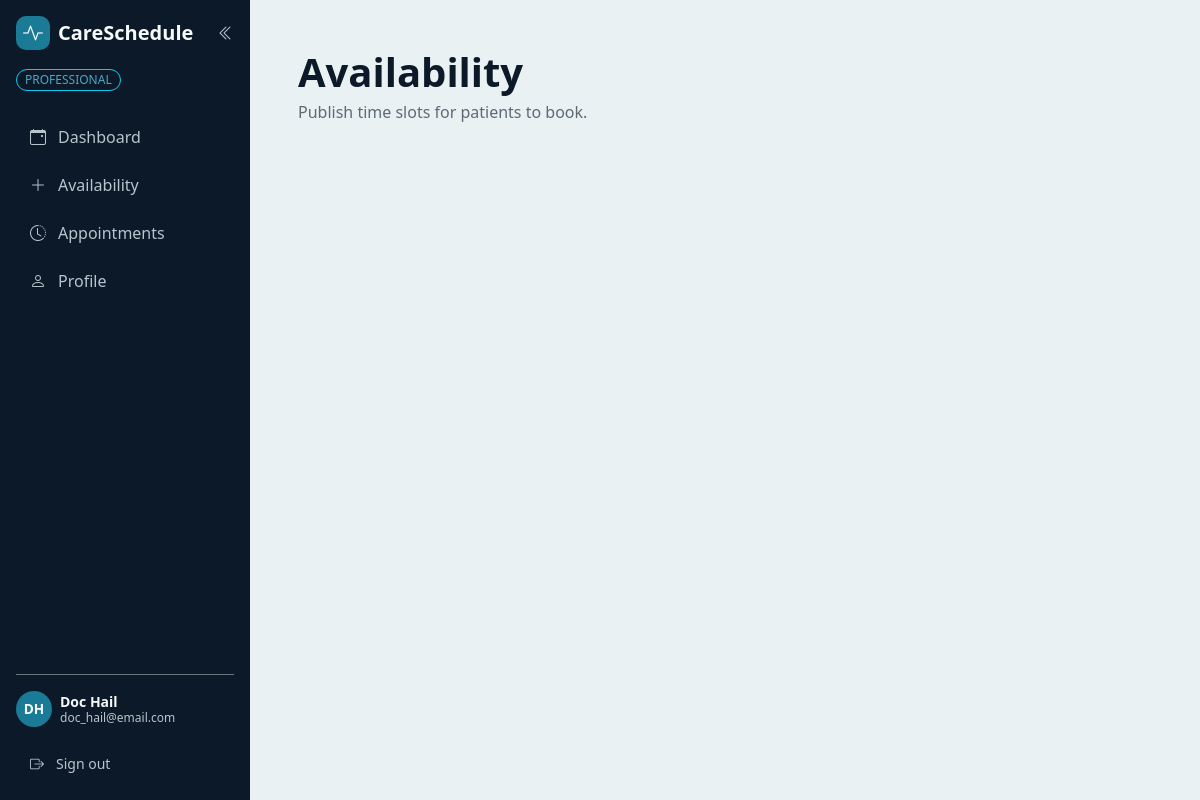
The page /professional/availability (signed in) on the database as committed earlier.
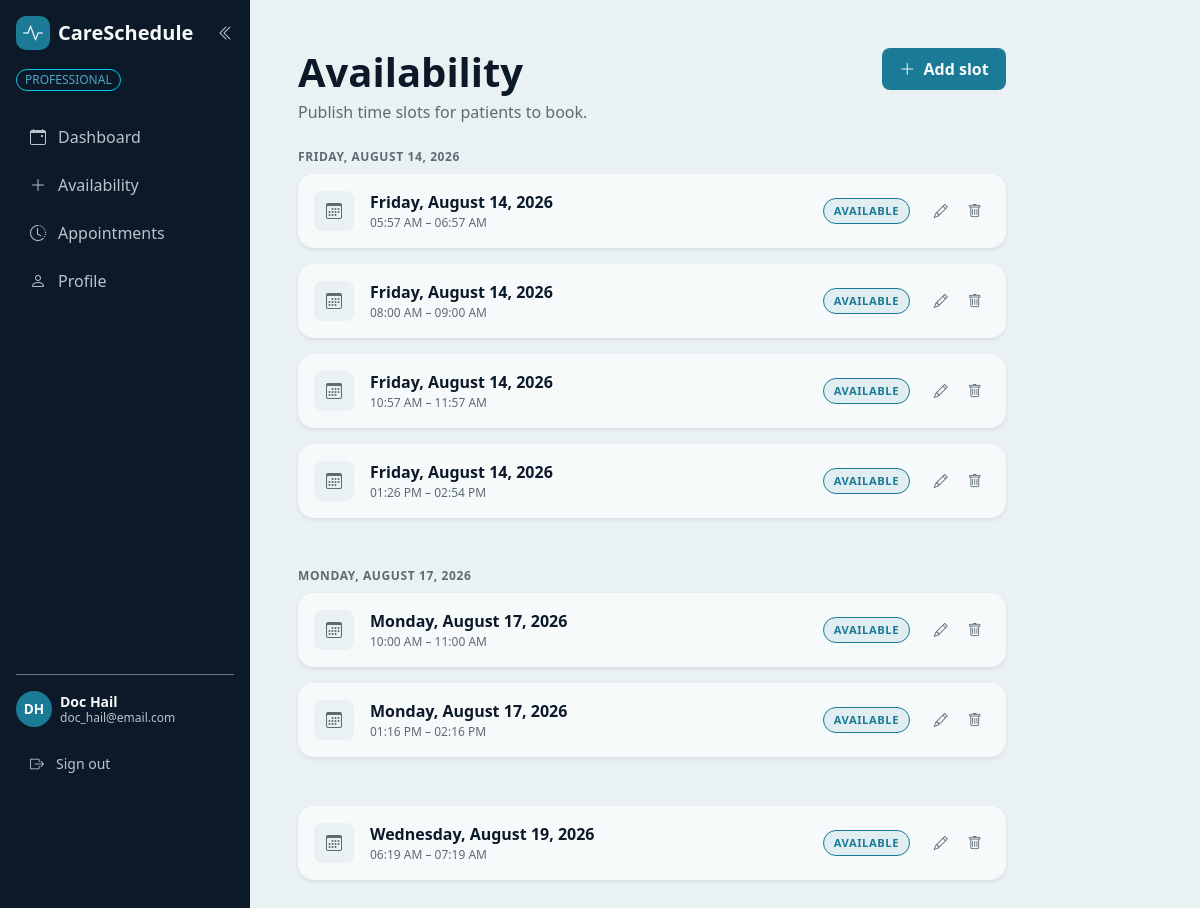
The same page on the database as committed later.
### bp_app/models.py (models this page shows, shortened)
class Professional(UserMixin, db.Model):
    __tablename__ = "professional"
    id = db.Column(db.Integer, primary_key = True)
    email = db.Column(db.String(255), nullable = False, unique = True)
    username = db.Column(db.String(255), nullable = False, unique= True)
    password_hash = db.Column(db.String(255), nullable = False)
    firstname = db.Column(db.String(150), nullable = True)
    lastname = db.Column(db.String(150), nullable = True)
    specialty = db.Column(db.String(150), nullable = True)
    biography = db.Column(db.Text)
    availabilities = db.relationship(
        "Availability",
        back_populates = "professional"
    )

class Availability(db.Model):
    __tablename__ = "availability"
    id = db.Column(db.Integer, primary_key = True)
    start_time = db.Column(db.DateTime, nullable = False)
    end_time = db.Column(db.DateTime, nullable = False)
    @property
    def day(self):
        return self.start_time.date()
    is_booked = db.Column(db.Boolean, nullable = False, default = False)
    professional_id = db.Column(
        db.Integer,
        db.ForeignKey("professional.id"),
        nullable = False
    )
    professional = db.relationship(
        "Professional",
        back_populates = "availabilities"
    )
    appointment = db.relationship("Appointment", back_populates="availability", uselist=False)

### bp_app/professional_routes.py (the view)
@professional.route("/professional/availability")
@login_required
def manage_availability():
    if not isinstance(current_user, Professional):
        flash("This page is for professionals only.", "error")
        return redirect(url_for('main.home'))
    slots = (
        Availability.query
        .filter_by(professional_id=current_user.id)
        .order_by(Availability.start_time)
        .all()
    )
    return render_template("professional/manage_availability.html", slots=slots)

### bp_app/app.py (called while the page is built)
@login_manager.user_loader
def load_user(user_id):
    try:
        user_type, record_id = user_id.split(":", 1)
        model = {"Patient": Patient, "Professional": Professional}.get(user_type)
        return db.session.get(model, int(record_id)) if model else None
    except (AttributeError, TypeError, ValueError):
        return None

### bp_app/templates/professional/manage_availability.html (shortened to what this page needs)
{% extends "components/dashboard_base.html" %}
{% block dashboard_content %}
    <div class="row">
        <div class="col-12 col-lg-10 col-xxl-8">
            <div class="d-flex flex-wrap justify-content-between align-items-start gap-3 mb-4">
                <div>
                    <h1 class="display-6 fw-bold text-app-navy mb-1">Availability</h1>
                    <p class="text-app-muted mb-0">Publish time slots for patients to book.</p>
                </div>
                {% if slots %}
                    <button type="button"
                            class="btn bg-app-teal text-app-offwhite fw-bold px-3 py-2 rounded-3"
                            data-bs-toggle="modal" data-bs-target="#addSlotModal">
                        <i class="bi bi-plus-lg me-1"></i> Add slot
                    </button>
                {% endif %}
            </div>
            {% for date, day_slots in slots|groupby("day") %}
                {% if not loop.first %}
                    <hr class="border-app-border my-4">
                {% endif %}
                {% if day_slots|length > 1 %}
                    <div class="eyebrow text-app-muted mt-4 mb-2">
                        {{ date.strftime("%A, %B %d, %Y") }}
                    </div>
                {% endif %}
                {% for slot in day_slots %}
                    <div class="card border-0 shadow-sm rounded-4 bg-app-card p-3 mb-3">
                        <div class="d-flex align-items-center gap-3">
                            <div class="slot-icon rounded-3 d-flex align-items-center justify-content-center flex-shrink-0">
                                <i class="bi bi-calendar3 text-app-muted"></i>
                            </div>
                            <div class="flex-grow-1 min-w-0">
                                <div class="fw-bold text-app-navy">
                                    {{ slot.start_time.strftime("%A, %B %d, %Y") }}
                                </div>
                                <div class="text-app-muted text-xs">
                                    {{ slot.start_time.strftime("%I:%M %p") }} &ndash;
                                    {{ slot.end_time.strftime("%I:%M %p") }}
                                </div>
                            </div>
                            {% if slot.appointment %}
                                <span class="badge-slot badge-booked">Booked</span>
                            {% else %}
                                <span class="badge-slot badge-available">Available</span>
                            {% endif %}
                            <div class="d-flex align-items-center gap-1 flex-shrink-0">
                                {% if slot.appointment %}
                                    <button class="btn btn-sm border-0 text-app-muted" disabled
                                            title="Booked slots can't be changed">
                                        <i class="bi bi-trash"></i>
                                    </button>
                                {% else %}
                                    <a href="{{ url_for('professional.edit_availability', slot_id=slot.id) }}"
                                       class="btn btn-sm border-0 text-app-muted" title="Edit slot">
                                        <i class="bi bi-pencil"></i>
                                    </a>
                                    <form method="POST"
                                          action="{{ url_for('professional.delete_availability', slot_id=slot.id) }}"
                                          class="d-inline"
                                          onsubmit="return confirm('Delete this availability slot?');">
                                        <button type="submit" class="btn btn-sm border-0 text-app-muted"
                                                title="Delete slot">
                                            <i class="bi bi-trash"></i>
                                        </button>
                                    </form>
                                {% endif %}
                            </div>
                        </div>
                    </div>
                {% endfor %}
            {% endfor %}
        </div>
    </div>
{% endblock %}

### bp_app/templates/components/dashboard_base.html (shortened to what this page needs)
{% extends "base.html" %}
{% block styles %}
    <link rel="stylesheet" href="{{ url_for('static', filename='css/pages/dashboard.css') }}">
{% endblock %}
{% block content %}
    <div class="dashboard-layout" id="dashboardLayout">
        {% include "components/sidebar.html" %}
        <div class="dashboard-main bg-app-page p-4 p-md-5">
            {% block dashboard_content %}{% endblock %}
        </div>
    </div>
{% endblock %}

### bp_app/templates/base.html (shortened to what this page needs)
<!DOCTYPE html>
<html lang="en">
<head>
    <link href="https://cdn.jsdelivr.net/npm/bootstrap@5.3.8/dist/css/bootstrap.min.css" rel="stylesheet"
>
    <link rel="stylesheet" href="{{ url_for('static', filename='styles.css') }}">
    <link rel="stylesheet"
          href="https://cdn.jsdelivr.net/npm/bootstrap-icons@1.13.1/font/bootstrap-icons.min.css">
    {% block styles %}{% endblock %}
</head>
<body>
<main>
    {% block content %}
    {% endblock %}
</main>
</body>
</html>

### bp_app/templates/components/sidebar.html (shortened to what this page needs)
<div class="offcanvas-lg offcanvas-start bg-app-navy dashboard-sidebar" tabindex="-1"
     id="appSidebar" aria-labelledby="appSidebarLabel">
    <div class="offcanvas-body d-flex flex-column justify-content-between p-3">
        <div>
            <div class="sidebar-head d-none d-lg-flex align-items-center justify-content-between mb-3">
                <a href="{{ url_for('professional.dashboard') }}"
                   class="d-flex align-items-center gap-2 text-decoration-none">
                    <div class="brand-mark">
                        <i class="bi bi-activity fs-5"></i>
                    </div>
                    <span class="brand-name fs-5 sidebar-label">CareSchedule</span>
                </a>
                <button class="btn border-0 p-0 text-app-muted-dark" type="button"
                        id="railToggle" aria-label="Collapse sidebar" aria-expanded="true">
                    <i class="bi bi-chevron-double-left" id="railToggleIcon"></i>
                </button>
            </div>
            <div class="mb-4 sidebar-label">
                <span class="badge border border-info text-app-teal-light rounded-pill px-2 py-1 fw-normal text-xs">
                    PROFESSIONAL
                </span>
            </div>
            <nav class="nav nav-pills flex-column gap-1">
                <a href="{{ url_for('professional.dashboard') }}" title="Dashboard"
                   class="nav-link-custom {{ 'active' if active_page == 'dashboard' }}">
                    <i class="bi bi-calendar-event"></i>
                    <span class="sidebar-label">Dashboard</span>
                </a>
                <a href="{{ url_for('professional.manage_availability') }}" title="Availability"
                   class="nav-link-custom {{ 'active' if active_page == 'availability' }}">
                    <i class="bi bi-plus-lg"></i>
                    <span class="sidebar-label">Availability</span>
                </a>
                <a href="#" title="Appointments"
                   class="nav-link-custom {{ 'active' if active_page == 'appointments' }}">
                    <i class="bi bi-clock-history"></i>
                    <span class="sidebar-label">Appointments</span>
                </a>
                <a href="#" title="Profile"
                   class="nav-link-custom {{ 'active' if active_page == 'profile' }}">
                    <i class="bi bi-person"></i>
                    <span class="sidebar-label">Profile</span>
                </a>
            </nav>
        </div>
        <div class="border-top border-secondary pt-3 mt-auto">
            <div class="sidebar-user d-flex align-items-center gap-2 mb-3">
                <div class="avatar avatar-sm bg-app-teal text-app-offwhite">
                    {{ current_user.firstname[:1] }}{{ current_user.lastname[:1] }}
                </div>
                <div class="lh-sm sidebar-label">
                    <div class="fw-bold text-app-offwhite small">
                        {{ current_user.firstname }} {{ current_user.lastname }}
                    </div>
                    <div class="text-app-muted-dark text-xs">{{ current_user.email }}</div>
                </div>
            </div>
            <a href="{{ url_for('professional.logout') }}" title="Sign out"
               class="nav-link-custom text-app-muted-dark small hover-white">
                <i class="bi bi-box-arrow-right"></i>
                <span class="sidebar-label">Sign out</span>
            </a>
        </div>
    </div>
</div>

### bp_app/static/styles.css (style rules this page uses)
h1 { color:white; }
.nav-link-custom { color: var(--app-muted-dark); border-radius: 8px; padding: 10px 14px; text-decoration: none; display: flex; align-items: center; gap: 12px; }

### bp_app/static/css/pages/dashboard.css (style rules this page uses)
.bg-app-navy { background-color: var(--app-navy); }
.eyebrow { font-size: 0.75rem; font-weight: 700; letter-spacing: 0.05em; text-transform: uppercase; }
.text-xs { font-size: 0.75rem; }
.avatar { width: 40px; height: 40px; flex-shrink: 0; border-radius: 50%; font-size:0.85rem; font-weight: 700; display:flex; align-items: center; justify-content: center; }
.avatar-sm { width: 36px; height: 36px; }
.text-app-teal-light { color: var(--app-teal-light); }
.brand-name { font-weight: 700; color: var(--app-offwhite); }
.slot-icon { width: 40px; height: 40px; background-color: var(--app-bg); }
.badge-slot { font-size: 0.7rem; font-weight: 700; letter-spacing: 0.05em; text-transform: uppercase; padding: 0.25rem 0.6rem; border-radius: 50rem; flex-shrink: 0; }
.badge-available { color: var(--app-teal); background-color: rgba(27, 122, 150, 0.1); border: 1px solid var(--app-teal); }
.border-app-border { border-color: var(--app-border); }
@media (min-width: 992px) { .dashboard-layout { display: flex; align-items: stretch; gap: 0; } }
@media (min-width: 992px) { .dashboard-layout > .dashboard-sidebar { flex: 0 0 250px; width: 250px !important; max-width: 250px; min-height: 100vh; margin: 0; transition: flex-basis 0.2s ease, width 0.2s ease; } }
@media (min-width: 992px) { .dashboard-layout > .dashboard-main { flex: 1 1 0%; min-width: 0; margin: 0; } }
@media (min-width: 992px) { .dashboard-sidebar, .dashboard-sidebar .offcanvas-body { background-color: var(--app-navy) !important; } }
@media (min-width: 992px) { .dashboard-sidebar .offcanvas-body { flex-grow: 1; padding: 1rem; overflow-y: auto; min-height: 100vh; } }

### bp_app/static/css/base.css (style rules this page uses)
:root { --app-teal: #1b7a96; --app-navy: #0C1929; --app-offwhite: #f7fafb; --app-success: #1e8a5f; --app-error: #c0201a; --app-bg: #eaf1f3; --app-border: #d3e0e4; --app-muted: #5c6b73; --app-teal-light: #4fa8c4; --app-muted-dark: #b9c5cc; }
.brand-mark { width: 34px; height: 34px; border-radius: 10px; background-color: var(--app-teal); color: var(--app-offwhite); display: inline-flex; align-items: center; justify-content: center; }
.brand-name { font-weight: 700; color: var(--app-navy); }
.nav-link-custom { color: var(--app-muted-dark); border-radius: 8px; padding: 10px 14px; text-decoration: none; display: flex; align-items: center; gap: 12px; }
.bg-app-navy { background-color: var(--app-navy); }
.bg-app-teal { background-color: var(--app-teal); }
.bg-app-card { background-color: var(--app-offwhite); }
.bg-app-page { background-color: var(--app-bg); }
.text-app-navy { color: var(--app-navy); }
.text-app-teal-light { color: var(--app-teal-light); }
.text-app-offwhite { color: var(--app-offwhite); }
.text-app-muted { color: var(--app-muted); }
.text-app-muted-dark { color: var(--app-muted-dark); }

Rows that differ between the two databases and show on the page:
added Availability: start_time "Friday, August 14, 2026", start_time "05:57 AM", end_time "06:57 AM", shown under "FRIDAY, AUGUST 14, 2026"
added Availability: start_time "Friday, August 14, 2026", start_time "08:00 AM", end_time "09:00 AM", shown under "FRIDAY, AUGUST 14, 2026"
added Availability: start_time "Friday, August 14, 2026", start_time "10:57 AM", end_time "11:57 AM", shown under "FRIDAY, AUGUST 14, 2026"
added Availability: start_time "Friday, August 14, 2026", start_time "01:26 PM", end_time "02:54 PM", shown under "FRIDAY, AUGUST 14, 2026"
added Availability: start_time "Monday, August 17, 2026", start_time "10:00 AM", end_time "11:00 AM", shown under "MONDAY, AUGUST 17, 2026"
added Availability: start_time "Monday, August 17, 2026", start_time "01:16 PM", end_time "02:16 PM", shown under "MONDAY, AUGUST 17, 2026"
added Availability: start_time "Wednesday, August 19, 2026", start_time "06:19 AM", end_time "07:19 AM"
Other text that changed with them:
text now shown: "Add slot"
new list line: "FRIDAY, AUGUST 14, 2026"
new list line: "MONDAY, AUGUST 17, 2026"
